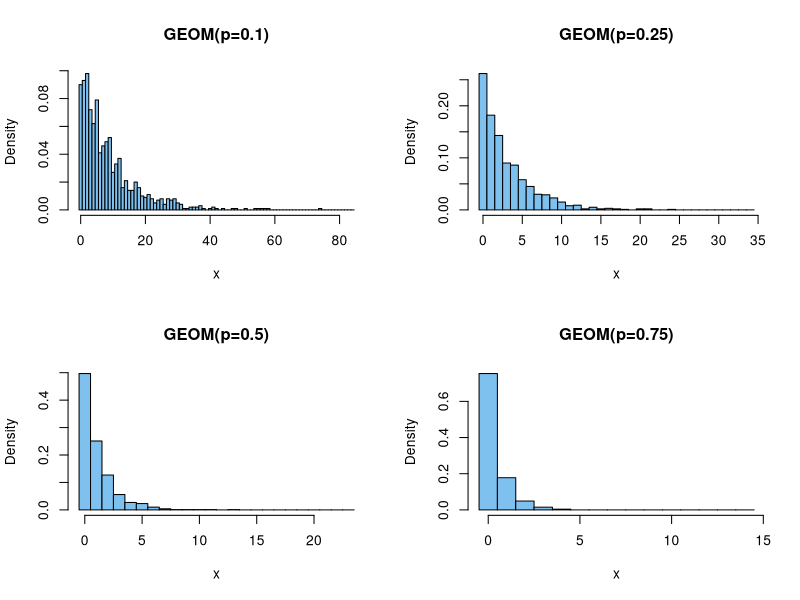
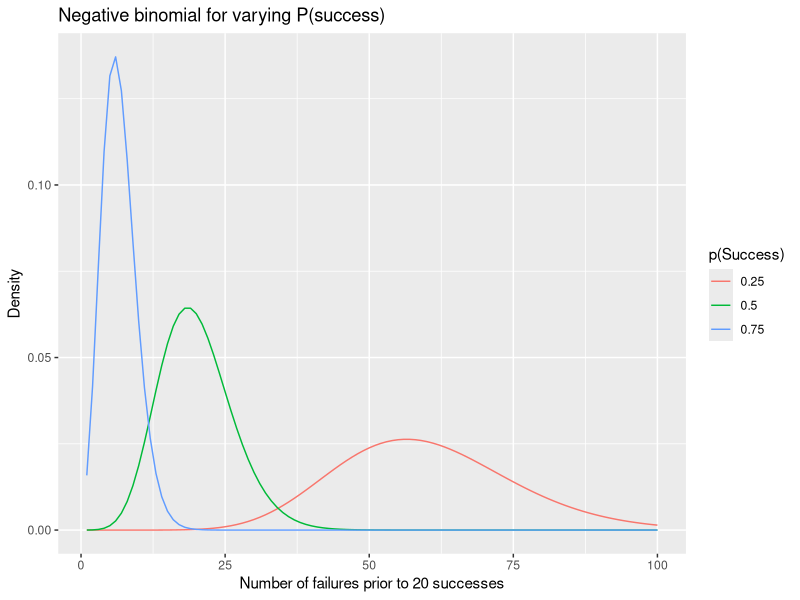
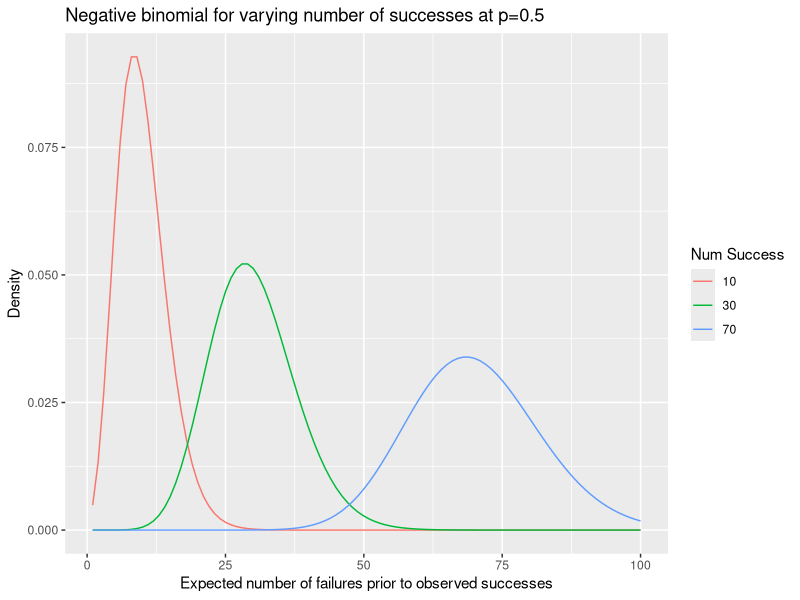

The R source for these figures, in order:
## ---- chunk 1
knitr::opts_chunk$set(echo = TRUE)
## ---- chunk 2
help(phyper)

# hypergeometric CDF in R is defined as: 
#   p(x) = choose(m, x) choose(n, k-x) / choose(m+n, k)

# the formula is:
#   phyper(q, m, n, k, lower.tail = T/F)

# Instead, we will use: 
#   phyper(Overlap-1, SetB, N - SetB, SetA, lower.tail= FALSE)
Overlap = 19  # predicted genes with GO term
A = 59     # predicted E2F targets
B = 611    # genes with GO term
N = 13588     # total annotated genes

# Expected overlap based on the null hypothesis:
# [# genes in (A AND B)] = [# genes in A] * [# genes in B] / N
exp.overlap = A * B / N
print(paste("Expected overlap =", round(exp.overlap,2)))

# Fold-enrichment:
fold.enrichment = ( Overlap/A ) / ( B/N )
print(paste("Fold-enrichment =", round(fold.enrichment,2)))

# P(enrichment) = upper-tail probability: P(X >= x)
# Note: We use Overlap-1, otherwise we are asking for P(X > x)
#       since this is a discrete distribution
phyper(Overlap-1, B, N - B, A, lower.tail= FALSE)

# same using PDF instead
sum(dhyper( Overlap:A, B, N - B, A ))
## ---- chunk 3
# set up the contingency table with the overlap in the top left corner
# first row is the predicted targets
A.not.B = A-Overlap
B.not.A = B-Overlap
N.not.AB = N - B - A.not.B
contingency.table = rbind(c(Overlap, A.not.B),
                          c(B.not.A, N.not.AB))
rownames(contingency.table) = c("target","not.target")
colnames(contingency.table) = c("GO","not.GO")
contingency.table

# Is the overlap greater than expected by chance?
fisher.test(contingency.table, alternative="greater")
## ---- chunk 4
# rgeom(n,p)

par(mfrow=c(2,2))
prob = c(0.1,0.25,0.5,0.75)
for (i in prob) {
  y = rgeom(1000, i)
  xlimit = max(y) + 10
  title = paste("GEOM(p=",i,")",sep="")
  hist(y, prob=T, br=(-1:xlimit)+.5, col="skyblue2", xlab="x", main=title)
}

## ---- chunk 5
library(ggplot2)

# The plot below shows varying the probability
nbinomdata = data.frame(x=1:100,
                        y=dnbinom(1:100,size=20,0.25),
                        z=dnbinom(1:100,20,0.5),
                        w=dnbinom(1:100,20,0.75))

ggplot(nbinomdata) + 
  geom_line(aes(x=x, y=y, col="0.25")) +
  geom_line(aes(x=x, y=z, col="0.5")) +
  geom_line(aes(x=x, y=w, col="0.75")) +
  ggtitle("Negative binomial for varying P(success)") +
  xlab("Number of failures prior to 20 successes") +
  ylab("Density")+
  labs(col = "p(Success)")
  

# The plot below shows varying the number of successes
nbinomdata = data.frame(x=1:100,
                        y=dnbinom(1:100,10,0.5),
                        z=dnbinom(1:100,30,0.5),
                        w=dnbinom(1:100,70,0.5))

ggplot(nbinomdata) + 
  geom_line(aes(x=x, y=y, col="10")) +
  geom_line(aes(x=x, y=z, col="30")) +
  geom_line(aes(x=x, y=w, col="70")) +
  ggtitle("Negative binomial for varying number of successes at p=0.5") +
  xlab("Expected number of failures prior to observed successes") +
  ylab("Density") +
  labs(col = "Num Success")

## ---- chunk 6
dhyper(2,4,48,5)
choose(4,2) * choose(48,3) / choose(52,5)
## ---- chunk 7
pgeom(9,0.2, lower.tail = F)  # 10 or more: P(X > 9)
pgeom(10,0.2, lower.tail = T) # 10 or fewer: P(X <= 10)

pgeom(5,0.2, lower.tail = T) # P(X <= 5)
sum(dgeom(0:5,0.2))          # same using PDF
dgeom(5,0.2)                 # P(X = 5 failures): the 6th person is independent
0.2*(1-0.2)^5                # same using equation
## ---- chunk 8
# for n=15, x=n-r (# of failures = total - # of successes)
dnbinom(10, size=5, prob=0.2)     # P(X = 10) exactly 10
pnbinom(10, 5, 0.2, lower.tail=T) # P(X <= 10) 10 or fewer
pnbinom(10, 5, 0.2, lower.tail=F)  # P(X > 10) more than 10
pnbinom(9, 5, 0.2, lower.tail=F)  # P(X >= 10) 10 or more
## ---- chunk 9
# same as geometric function
pnbinom(5, size=1, prob=0.2) # P(X <= 5, r=1)
pnbinom(5, size=1, prob=0.2, lower.tail=F) # P(X > 5, r=1)
dnbinom(5, size=1, prob=0.2) # P(X = 5,  r=1)
